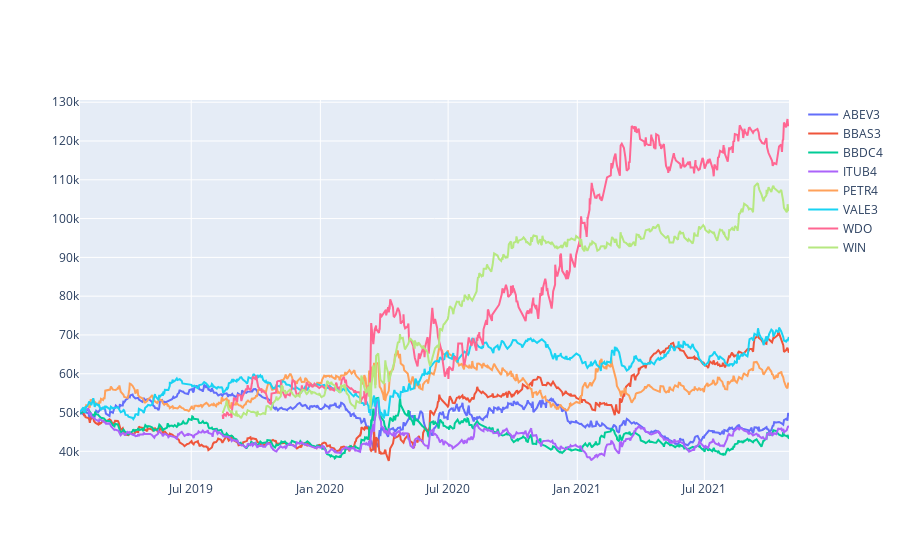

The code cell stored with this chart in its notebook:
### Markdown cell above
# Resultado linhas

### Code cell
import plotly.express as px
import plotly.graph_objects as go
import plotly.io as pio
pio.kaleido.scope.default_width = "1184"
pio.kaleido.scope.default_height = "450"
fig = go.Figure()
for item in dfs_orders_summary:
    fig.add_trace(go.Scatter(x=item["df_orders_summary"]["time"], y=item["df_orders_summary"]["cum_result"],
                        mode='lines',
                        name=item["stock_code"]))
# fig.update_layout(yaxis_range=[0,150000000000e3])
fig.show()
fig.write_image("../results/fig1.png")

### Figure 1 — Plotly figure (JSON) as saved in the notebook; plotly's stock layout.template omitted (floating-point values rounded to 4 significant figures; data arrays with more than 128 entries replaced by an {"elided": "..."} marker saying what was removed)
{"data": [{"mode": "lines", "name": "ABEV3", "type": "scatter", "x": {"elided": "622 str values"}, "y": {"elided": "622 float values"}}, {"mode": "lines", "name": "BBAS3", "type": "scatter", "x": {"elided": "573 str values"}, "y": {"elided": "573 float values"}}, {"mode": "lines", "name": "BBDC4", "type": "scatter", "x": {"elided": "583 str values"}, "y": {"elided": "583 float values"}}, {"mode": "lines", "name": "ITUB4", "type": "scatter", "x": {"elided": "591 str values"}, "y": {"elided": "591 float values"}}, {"mode": "lines", "name": "PETR4", "type": "scatter", "x": {"elided": "628 str values"}, "y": {"elided": "628 float values"}}, {"mode": "lines", "name": "VALE3", "type": "scatter", "x": {"elided": "625 str values"}, "y": {"elided": "625 float values"}}, {"mode": "lines", "name": "WDO", "type": "scatter", "x": {"elided": "521 str values"}, "y": {"elided": "521 int values"}}, {"mode": "lines", "name": "WIN", "type": "scatter", "x": {"elided": "495 str values"}, "y": {"elided": "495 int values"}}], "layout": {}}
